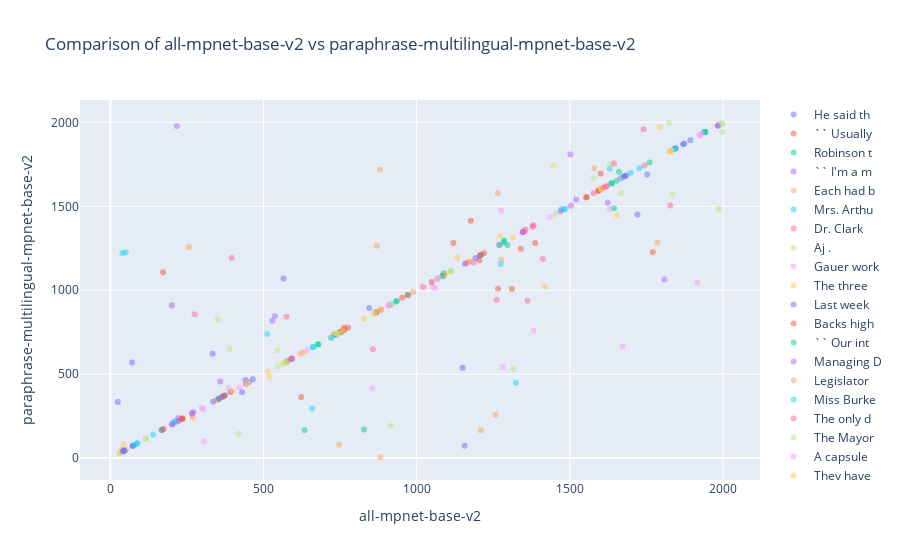

Here is the notebook cell this chart was saved with:
### Markdown cell above
### 5. Plot rankings

### Code cell
rt.show_model_comparison_plot(
    # optional
    ranking_dicts = rt.ranking_dicts,
    target_model = rt.target_ranking_name,
    compared_model = 'paraphrase-multilingual-mpnet-base-v2',
    top_n = 3, 
    alpha = 0.5,
    text_lim = rt.plots_params['text_lim']
)

### Figure 1 — Plotly figure (JSON) as saved in the notebook; plotly's stock layout.template omitted (floating-point values rounded to 4 significant figures)
{"data": [{"marker": {"opacity": 0.5}, "mode": "markers", "name": "He said th", "type": "scatter", "x": [1894, 1874, 1870], "y": [1894, 1874, 1870]}, {"marker": {"opacity": 0.5}, "mode": "markers", "name": "`` Usually", "type": "scatter", "x": [1596, 1592, 1601], "y": [1596, 1592, 1695]}, {"marker": {"opacity": 0.5}, "mode": "markers", "name": "Robinson t", "type": "scatter", "x": [1942, 1943, 1939], "y": [1942, 1943, 1944]}, {"marker": {"opacity": 0.5}, "mode": "markers", "name": "`` I'm a m", "type": "scatter", "x": [593, 592, 913], "y": [593, 592, 912]}, {"marker": {"opacity": 0.5}, "mode": "markers", "name": "Each had b", "type": "scatter", "x": [1827, 1786, 747], "y": [1827, 1284, 79]}, {"marker": {"opacity": 0.5}, "mode": "markers", "name": "Mrs. Arthu", "type": "scatter", "x": [1699, 1727, 1631], "y": [1699, 1727, 1726]}, {"marker": {"opacity": 0.5}, "mode": "markers", "name": "Dr. Clark ", "type": "scatter", "x": [171, 167, 170], "y": [171, 167, 170]}, {"marker": {"opacity": 0.5}, "mode": "markers", "name": "Aj .", "type": "scatter", "x": [34, 1836, 1632], "y": [34, 1573, 1750]}, {"marker": {"opacity": 0.5}, "mode": "markers", "name": "Gauer work", "type": "scatter", "x": [1212, 1276, 1282], "y": [1212, 1474, 543]}, {"marker": {"opacity": 0.5}, "mode": "markers", "name": "The three ", "type": "scatter", "x": [628, 618, 630], "y": [628, 618, 630]}, {"marker": {"opacity": 0.5}, "mode": "markers", "name": "Last week ", "type": "scatter", "x": [867, 868, 845], "y": [867, 868, 894]}, {"marker": {"opacity": 0.5}, "mode": "markers", "name": "Backs high", "type": "scatter", "x": [776, 764, 763], "y": [776, 763, 778]}, {"marker": {"opacity": 0.5}, "mode": "markers", "name": "`` Our int", "type": "scatter", "x": [1085, 1086, 1088], "y": [1085, 1086, 1101]}, {"marker": {"opacity": 0.5}, "mode": "markers", "name": "Managing D", "type": "scatter", "x": [733, 537, 529], "y": [733, 846, 819]}, {"marker": {"opacity": 0.5}, "mode": "markers", "name": "Legislator", "type": "scatter", "x": [266, 223, 269], "y": [266, 223, 240]}, {"marker": {"opacity": 0.5}, "mode": "markers", "name": "Miss Burke", "type": "scatter", "x": [1486, 1474, 1480], "y": [1486, 1485, 1480]}, {"marker": {"opacity": 0.5}, "mode": "markers", "name": "The only d", "type": "scatter", "x": [393, 392, 396], "y": [393, 396, 1192]}, {"marker": {"opacity": 0.5}, "mode": "markers", "name": "The Mayor ", "type": "scatter", "x": [547, 1316, 545], "y": [547, 532, 643]}, {"marker": {"opacity": 0.5}, "mode": "markers", "name": "A capsule ", "type": "scatter", "x": [910, 907, 912], "y": [910, 907, 912]}, {"marker": {"opacity": 0.5}, "mode": "markers", "name": "They have ", "type": "scatter", "x": [28, 1446, 1655], "y": [28, 1742, 1446]}, {"marker": {"opacity": 0.5}, "mode": "markers", "name": "Regrets at", "type": "scatter", "x": [452, 465, 441], "y": [452, 469, 465]}, {"marker": {"opacity": 0.5}, "mode": "markers", "name": "A couple o", "type": "scatter", "x": [1270, 1311, 1266], "y": [1270, 1008, 1009]}, {"marker": {"opacity": 0.5}, "mode": "markers", "name": "Three were", "type": "scatter", "x": [931, 973, 936], "y": [931, 973, 936]}, {"marker": {"opacity": 0.5}, "mode": "markers", "name": "From the o", "type": "scatter", "x": [1846, 1845, 271], "y": [1846, 1845, 273]}, {"marker": {"opacity": 0.5}, "mode": "markers", "name": "He will be", "type": "scatter", "x": [50, 1209, 39], "y": [50, 166, 51]}, {"marker": {"opacity": 0.5}, "mode": "markers", "name": "Wexler had", "type": "scatter", "x": [216, 208, 209], "y": [216, 209, 220]}, {"marker": {"opacity": 0.5}, "mode": "markers", "name": "Chester O.", "type": "scatter", "x": [175, 1741, 1828], "y": [175, 1959, 1505]}, {"marker": {"opacity": 0.5}, "mode": "markers", "name": "Mrs. Henry", "type": "scatter", "x": [1454, 1668, 1579], "y": [1454, 1579, 1668]}, {"marker": {"opacity": 0.5}, "mode": "markers", "name": "I never di", "type": "scatter", "x": [1020, 1019, 1053], "y": [1020, 1019, 1023]}, {"marker": {"opacity": 0.5}, "mode": "markers", "name": "On Friday ", "type": "scatter", "x": [862, 828, 863], "y": [862, 828, 863]}, {"marker": {"opacity": 0.5}, "mode": "markers", "name": "Georgia Re", "type": "scatter", "x": [40, 46, 44], "y": [40, 42, 46]}, {"marker": {"opacity": 0.5}, "mode": "markers", "name": "`` He knoc", "type": "scatter", "x": [1049, 1120, 1387], "y": [1049, 1281, 1282]}, {"marker": {"opacity": 0.5}, "mode": "markers", "name": "So he woun", "type": "scatter", "x": [1285, 1297, 1286], "y": [1285, 1270, 1297]}, {"marker": {"opacity": 0.5}, "mode": "markers", "name": "He's been ", "type": "scatter", "x": [1503, 1809, 1502], "y": [1503, 1064, 1809]}, {"marker": {"opacity": 0.5}, "mode": "markers", "name": "The change", "type": "scatter", "x": [883, 884, 882], "y": [883, 887, 5]}, {"marker": {"opacity": 0.5}, "mode": "markers", "name": "Concern ba", "type": "scatter", "x": [735, 736, 512], "y": [735, 736, 740]}, {"marker": {"opacity": 0.5}, "mode": "markers", "name": "Mrs. Roger", "type": "scatter", "x": [1578, 1744, 1645], "y": [1578, 1744, 1755]}, {"marker": {"opacity": 0.5}, "mode": "markers", "name": "While deta", "type": "scatter", "x": [117, 116, 418], "y": [117, 116, 143]}, {"marker": {"opacity": 0.5}, "mode": "markers", "name": "He assured", "type": "scatter", "x": [421, 385, 855], "y": [421, 416, 414]}, {"marker": {"opacity": 0.5}, "mode": "markers", "name": "In another", "type": "scatter", "x": [1603, 1605, 1602], "y": [1603, 1602, 1610]}, {"marker": {"opacity": 0.5}, "mode": "markers", "name": "Barber , w", "type": "scatter", "x": [72, 74, 71], "y": [72, 74, 570]}, {"marker": {"opacity": 0.5}, "mode": "markers", "name": "Only Bucky", "type": "scatter", "x": [1206, 1205, 1177], "y": [1206, 1178, 1414]}, {"marker": {"opacity": 0.5}, "mode": "markers", "name": "know enoug", "type": "scatter", "x": [755, 749, 752], "y": [755, 752, 749]}, {"marker": {"opacity": 0.5}, "mode": "markers", "name": "After a le", "type": "scatter", "x": [1347, 1346, 1349], "y": [1347, 1346, 1349]}, {"marker": {"opacity": 0.5}, "mode": "markers", "name": "His sense ", "type": "scatter", "x": [352, 346, 350], "y": [352, 346, 348]}, {"marker": {"opacity": 0.5}, "mode": "markers", "name": "It made hi", "type": "scatter", "x": [1271, 1275, 1324], "y": [1271, 1156, 449]}, {"marker": {"opacity": 0.5}, "mode": "markers", "name": "It was gre", "type": "scatter", "x": [442, 857, 275], "y": [442, 648, 857]}, {"marker": {"opacity": 0.5}, "mode": "markers", "name": "Services t", "type": "scatter", "x": [1988, 1987, 1998], "y": [1988, 1487, 1987]}, {"marker": {"opacity": 0.5}, "mode": "markers", "name": "As we bull", "type": "scatter", "x": [1505, 1436, 1629], "y": [1505, 1436, 1485]}, {"marker": {"opacity": 0.5}, "mode": "markers", "name": "The contra", "type": "scatter", "x": [742, 743, 729], "y": [742, 741, 743]}, {"marker": {"opacity": 0.5}, "mode": "markers", "name": "He said he", "type": "scatter", "x": [1158, 1157, 1150], "y": [1158, 73, 538]}, {"marker": {"opacity": 0.5}, "mode": "markers", "name": "Gene Marsh", "type": "scatter", "x": [1556, 1553, 1340], "y": [1556, 1553, 1247]}, {"marker": {"opacity": 0.5}, "mode": "markers", "name": "When the A", "type": "scatter", "x": [1761, 1645, 1661], "y": [1761, 1489, 1705]}, {"marker": {"opacity": 0.5}, "mode": "markers", "name": "Some 30 sp", "type": "scatter", "x": [1983, 1984, 217], "y": [1983, 1978, 1979]}, {"marker": {"opacity": 0.5}, "mode": "markers", "name": "Yes , with", "type": "scatter", "x": [1171, 880, 1580], "y": [1171, 1719, 1727]}, {"marker": {"opacity": 0.5}, "mode": "markers", "name": "The educat", "type": "scatter", "x": [576, 580, 139], "y": [576, 580, 139]}, {"marker": {"opacity": 0.5}, "mode": "markers", "name": "`` Lindy M", "type": "scatter", "x": [1352, 1355, 1362], "y": [1352, 1362, 937]}, {"marker": {"opacity": 0.5}, "mode": "markers", "name": "Kowalski ,", "type": "scatter", "x": [1996, 1824, 1998], "y": [1996, 1998, 1941]}, {"marker": {"opacity": 0.5}, "mode": "markers", "name": "But from a", "type": "scatter", "x": [643, 1673, 306], "y": [643, 666, 101]}, {"marker": {"opacity": 0.5}, "mode": "markers", "name": "I remember", "type": "scatter", "x": [1173, 1418, 1133], "y": [1173, 1023, 1194]}, {"marker": {"opacity": 0.5}, "mode": "markers", "name": "The women ", "type": "scatter", "x": [1667, 1753, 1721], "y": [1667, 1690, 1452]}, {"marker": {"opacity": 0.5}, "mode": "markers", "name": "The 22-yea", "type": "scatter", "x": [970, 172, 953], "y": [970, 1108, 956]}, {"marker": {"opacity": 0.5}, "mode": "markers", "name": "Along with", "type": "scatter", "x": [363, 374, 354], "y": [363, 374, 354]}, {"marker": {"opacity": 0.5}, "mode": "markers", "name": "!", "type": "scatter", "x": [1470, 1521, 1624], "y": [1470, 1541, 1521]}, {"marker": {"opacity": 0.5}, "mode": "markers", "name": "She was mo", "type": "scatter", "x": [989, 1258, 256], "y": [989, 256, 1258]}, {"marker": {"opacity": 0.5}, "mode": "markers", "name": "He succeed", "type": "scatter", "x": [1209, 50, 39], "y": [1209, 1226, 1220]}, {"marker": {"opacity": 0.5}, "mode": "markers", "name": "Some even ", "type": "scatter", "x": [1620, 1619, 1610], "y": [1620, 1619, 1610]}, {"marker": {"opacity": 0.5}, "mode": "markers", "name": "Denials we", "type": "scatter", "x": [916, 915, 203], "y": [916, 191, 917]}, {"marker": {"opacity": 0.5}, "mode": "markers", "name": "They knew ", "type": "scatter", "x": [1383, 1382, 1917], "y": [1383, 758, 1045]}, {"marker": {"opacity": 0.5}, "mode": "markers", "name": "Asked Palm", "type": "scatter", "x": [1315, 449, 1273], "y": [1315, 449, 1323]}, {"marker": {"opacity": 0.5}, "mode": "markers", "name": "And after ", "type": "scatter", "x": [335, 334, 24], "y": [335, 621, 334]}, {"marker": {"opacity": 0.5}, "mode": "markers", "name": "Mr. Hawksl", "type": "scatter", "x": [372, 369, 623], "y": [372, 369, 364]}, {"marker": {"opacity": 0.5}, "mode": "markers", "name": "Miss Joan ", "type": "scatter", "x": [1636, 1653, 1637], "y": [1636, 1653, 1637]}, {"marker": {"opacity": 0.5}, "mode": "markers", "name": "One advant", "type": "scatter", "x": [365, 354, 359], "y": [365, 354, 457]}, {"marker": {"opacity": 0.5}, "mode": "markers", "name": "He was cal", "type": "scatter", "x": [1092, 1277, 1023], "y": [1092, 1182, 1019]}, {"marker": {"opacity": 0.5}, "mode": "markers", "name": "Division s", "type": "scatter", "x": [662, 661, 659], "y": [662, 661, 295]}, {"marker": {"opacity": 0.5}, "mode": "markers", "name": "The most v", "type": "scatter", "x": [1379, 1380, 1262], "y": [1379, 1387, 944]}, {"marker": {"opacity": 0.5}, "mode": "markers", "name": "We've been", "type": "scatter", "x": [1670, 1070, 1069], "y": [1670, 1070, 1069]}, {"marker": {"opacity": 0.5}, "mode": "markers", "name": "Rice has n", "type": "scatter", "x": [1065, 1060, 1073], "y": [1065, 1013, 1073]}, {"marker": {"opacity": 0.5}, "mode": "markers", "name": "He suggest", "type": "scatter", "x": [400, 43, 520], "y": [400, 83, 485]}, {"marker": {"opacity": 0.5}, "mode": "markers", "name": "There are ", "type": "scatter", "x": [1192, 565, 430], "y": [1192, 1070, 393]}, {"marker": {"opacity": 0.5}, "mode": "markers", "name": "Nursing ho", "type": "scatter", "x": [234, 235, 236], "y": [234, 236, 235]}, {"marker": {"opacity": 0.5}, "mode": "markers", "name": "He also re", "type": "scatter", "x": [168, 634, 828], "y": [168, 167, 171]}, {"marker": {"opacity": 0.5}, "mode": "markers", "name": "Decisions ", "type": "scatter", "x": [201, 202, 200], "y": [201, 202, 908]}, {"marker": {"opacity": 0.5}, "mode": "markers", "name": "Other spea", "type": "scatter", "x": [872, 1265, 870], "y": [872, 1580, 1265]}, {"marker": {"opacity": 0.5}, "mode": "markers", "name": "Ordinary C", "type": "scatter", "x": [79, 88, 87], "y": [79, 88, 87]}, {"marker": {"opacity": 0.5}, "mode": "markers", "name": "Just when ", "type": "scatter", "x": [1163, 1412, 1186], "y": [1163, 1186, 1165]}, {"marker": {"opacity": 0.5}, "mode": "markers", "name": "An assista", "type": "scatter", "x": [564, 388, 351], "y": [564, 652, 825]}, {"marker": {"opacity": 0.5}, "mode": "markers", "name": "They , on ", "type": "scatter", "x": [1925, 1924, 1932], "y": [1925, 1924, 1932]}, {"marker": {"opacity": 0.5}, "mode": "markers", "name": "The $6,100", "type": "scatter", "x": [574, 568, 514], "y": [574, 568, 514]}, {"marker": {"opacity": 0.5}, "mode": "markers", "name": "But we hav", "type": "scatter", "x": [1680, 1676, 1684], "y": [1680, 1676, 1684]}, {"marker": {"opacity": 0.5}, "mode": "markers", "name": "Skorich re", "type": "scatter", "x": [1208, 1220, 1771], "y": [1208, 1220, 1227]}, {"marker": {"opacity": 0.5}, "mode": "markers", "name": "Districts ", "type": "scatter", "x": [677, 679, 721], "y": [677, 679, 717]}, {"marker": {"opacity": 0.5}, "mode": "markers", "name": "The aged c", "type": "scatter", "x": [223, 266, 221], "y": [223, 266, 239]}, {"marker": {"opacity": 0.5}, "mode": "markers", "name": "`` We want", "type": "scatter", "x": [757, 759, 758], "y": [757, 758, 759]}, {"marker": {"opacity": 0.5}, "mode": "markers", "name": "Now 38 , M", "type": "scatter", "x": [1843, 1845, 1842], "y": [1843, 1845, 1842]}, {"marker": {"opacity": 0.5}, "mode": "markers", "name": "The U. S. ", "type": "scatter", "x": [590, 591, 575], "y": [590, 591, 842]}, {"marker": {"opacity": 0.5}, "mode": "markers", "name": "Dick McAul", "type": "scatter", "x": [1110, 1114, 1111], "y": [1110, 1114, 1111]}, {"marker": {"opacity": 0.5}, "mode": "markers", "name": "Tactics st", "type": "scatter", "x": [624, 304, 298], "y": [624, 293, 298]}, {"marker": {"opacity": 0.5}, "mode": "markers", "name": "Her husban", "type": "scatter", "x": [1832, 1831, 1794], "y": [1832, 1831, 1971]}], "layout": {"title": {"text": "Comparison of all-mpnet-base-v2 vs paraphrase-multilingual-mpnet-base-v2"}, "xaxis": {"anchor": "y", "domain": [0, 1], "title": {"text": "all-mpnet-base-v2"}}, "yaxis": {"anchor": "x", "domain": [0, 1], "title": {"text": "paraphrase-multilingual-mpnet-base-v2"}}}}
